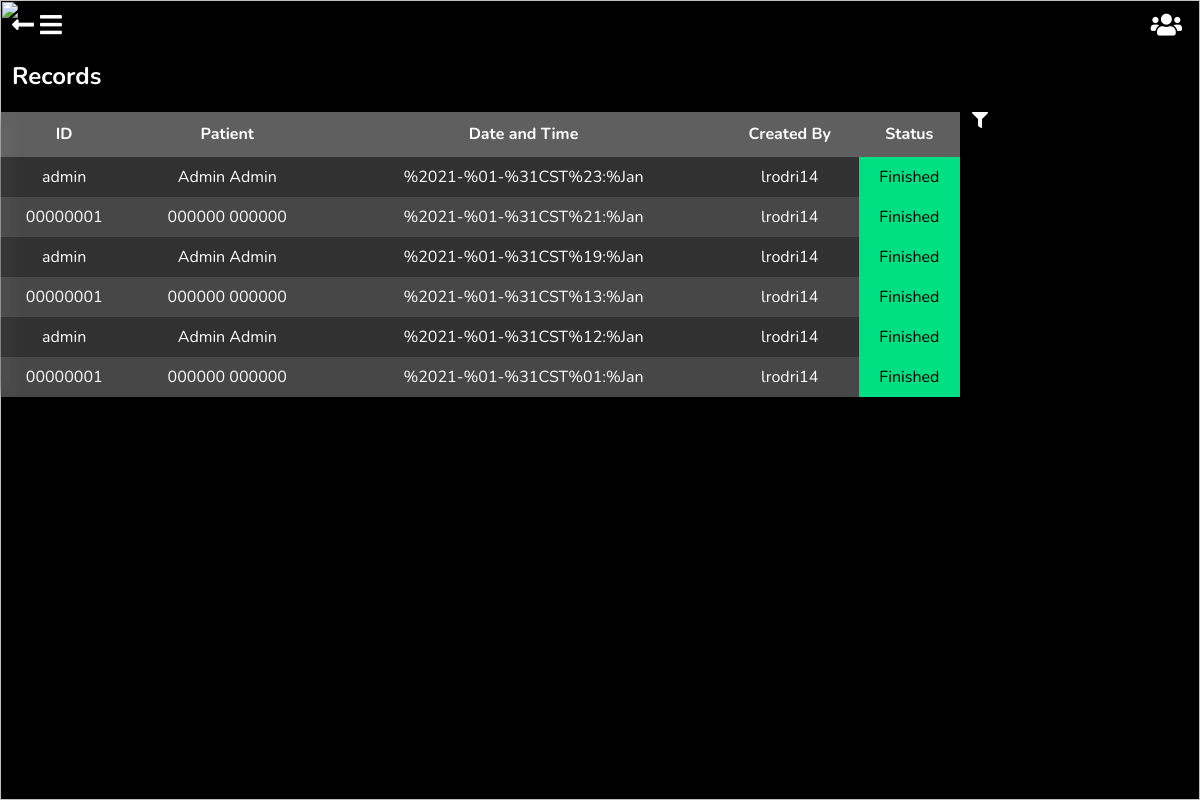
Page /records/ (signed in) on the committed database.
### appointments/models.py (models this page shows, shortened)
class Consult(models.Model):
    STATUS_CHOICES = (
        ('OPEN', 'Open'),
        ('CONFIRMED', 'Confirmed'),
        ('CANCELLED', 'Cancelled'),
        ('CLOSED', 'Closed'),
    )
    patient = models.ForeignKey(Patient, on_delete=models.CASCADE, blank=False, null=True, verbose_name='Patient', help_text='Patient assisting this consult', related_name='consult')
    datetime = models.DateTimeField('Date & Time', blank=False, null=True, help_text='Date the consult will be done')
    motive = models.TextField('Motive', blank=False, null=True, help_text='The motive of your assistance to the consult')
    suffering = models.TextField('Suffering', blank=False, null=True, help_text='What is the patient suffering?')
    charge = models.DecimalField('Charges', blank=False, null=True, max_digits=10, decimal_places=2, help_text='Charge Amount')
    created_by = models.ForeignKey(user, on_delete=models.CASCADE, blank=True, null=True, verbose_name='Created By')
    blood_pressure = models.FloatField('Blood Pressure', blank=True, null=True, help_text='Blood Pressure')
    temperature = models.FloatField('Temperature', blank=True, null=True, help_text='Corporal Temperature')
    weight = models.FloatField('Weight', blank=True, null=True, help_text='Weight')
    size = models.FloatField('Height', blank=True, null=True, help_text='Size')
    digestive_system = models.TextField('Digestive System', blank=True, null=True, help_text='Digestive System Analysis')
    endocrine_system = models.TextField('Endocrine System', blank=True, null=True, help_text='Endocrine System Analysis')
    renal_system = models.TextField('Renal System', blank=True, null=True, help_text='Renal System Analysis')
    lymphatic_system = models.TextField('Lymphatic System', blank=True, null=True, help_text='Lymphatic System Analysis')
    respiratory_system = models.TextField('Respiratory System', blank=True, null=True, help_text='Respiratory System Analysis')
    head_exploration = models.TextField('Head Exploration', blank=True, null=True, help_text='Head Exploration Analysis')
    thorax_exploration = models.TextField('Thorax Exploration', blank=True, null=True, help_text='Thorax Exploration Analysis')
    cie_10_group = models.OneToOneField(Cie10Group, on_delete=models.CASCADE, blank=True, null=True, help_text='CIE-10 group for the diagnose', verbose_name='CIE-10 Group')
    cie_10_detail = models.TextField('CIE-10 Detail', blank=True, null=True, help_text='CIE-10 Diagnose Details')
    diagnose = models.TextField('Diagnose', blank=True, null=True, help_text='Diagnose')
    procedure = models.TextField('Procedure', blank=True, null=True, help_text='Procedure')
    analysis = models.TextField('Analysis', blank=True, null=True, help_text='Analysis')
    notes = models.TextField('Notes', blank=True, null=True, help_text='Notes')
    drugs = models.ManyToManyField(Drug, blank=True, help_text='Drugs recommended', verbose_name='Drugs')
    indications = models.TextField('Indications', blank=True, null=True, help_text='Indications')
    actions = models.TextField('Actions', blank=True, null=True, help_text='Actions')
    prescription = models.FileField('Prescription', blank=True, null=True, help_text="Prescription", upload_to='appointments/prescriptions')
    testing = models.ManyToManyField(MedicalTest, blank=True, help_text='Pending Testing', verbose_name='Testing')
    instructions = models.CharField(max_length=512, blank=True, null=True, help_text='Instructions', verbose_name='Instructions')
    medical_status = models.BooleanField('Medical Status', blank=True, null=True, help_text='Handles the medical consult status', default=False)
    status = models.CharField('Status', max_length=10, blank=True, null=True, help_text='Handles the consult status', default=STATUS_CHOICES[0][0], choices=STATUS_CHOICES)
    lock = models.BooleanField('Lock', default=True, blank=False, null=True, help_text='Consult lock status')
    class Meta:
        unique_together = ['created_by', 'datetime']
        verbose_name = 'Consult'
        verbose_name_plural = 'Consults'

### patients/models.py (models this page shows, shortened)
class Patient(models.Model):
    GENDER_CHOICES = (
        ('F', 'Femenine'),
        ('M', 'Masculine'),
        ('O', 'Other'),
    )
    CIVIL_STATUS_CHOICES = (
        ('S', 'Single'),
        ('M', 'Married'),
        ('W', 'Widowed'),
        ('D', 'Divorced'),
        ('SP', 'Separated'),
    )
    id_number = models.CharField('ID Number', max_length=20, null=True, blank=True, help_text='Provide you ID Card Number')
    first_names = models.CharField("Patient's Name", max_length=50, null=False, blank=False, help_text="Patient's Name")
    last_names = models.CharField("Patient's Last Name", max_length=50, null=False, blank=False, help_text="Patient's Last Name")
    gender = models.CharField("Patient's Gender", max_length=20, null=True, blank=False, help_text='Gender', choices=GENDER_CHOICES)
    birthday = models.DateField("Patient's Birthday", help_text="Patients date of birth")
    phone_number = models.CharField('Phone Number', max_length=20, blank=True, null=True, help_text='Phone Number')
    email = models.EmailField("Patient's Email", null=True, blank=True, help_text='Email')
    civil_status = models.CharField(max_length=12, choices=CIVIL_STATUS_CHOICES)
    origin = models.CharField(max_length=50, choices=ORIGIN_CHOICES)
    residence = models.CharField(max_length=50, choices=LOCATION_CHOICES)
    created_by = models.ForeignKey(user, on_delete=models.CASCADE, blank=False, null=True, verbose_name='Created By')
    class Meta:
        verbose_name = 'Patient'
        verbose_name_plural = 'Patients'

### accounts/models.py (models this page shows, shortened)
class CustomUser(AbstractUser):
    ROLL_CHOICES = (
        ('Doctor', 'Doctor'),
        ('Assistant', 'Assistant'),
        ('Patient', 'Patient')
    )
    SPECIALITY_CHOICES = (
        ('ALLERGY & IMMUNOLOGY', 'Allergy & Immunology'),
        ('ANESTHESIOLOGY', 'Anesthesiology'),
        ('DERMATOLOGY', 'Dermatology'),
        ('DENTIST', 'Dentist'),
        ('DIAGNOSTIC RADIOLOGY', 'Diagnostic Radiology'),
        ('EMERGENCY MEDICINE', 'Emergency Medicine'),
        ('FAMILY MEDICINE', 'Family Medicine'),
        ('INTERNAL MEDICINE', 'Internal Medicine'),
        ('MEDICAL GENETICS', 'Medical Genetics'),
        ('NEUROLOGY', 'Neurology'),
        ('NUCLEAR MEDICINE', 'Nuclear Medicine'),
        ('OBSTETRICS AND GYNECOLOGY', 'Obstetrics & Gynechology'),
        ('OPHTHALMOLOGY', 'Ophthalmolgy'),
        ('PATHOLOGY', 'Pathology'),
        ('PEDIATRICS', 'Pediatrics'),
        ('PHYSICAL MEDICINE & REHABILITATION', 'Physical Medicine & Rehabilitation'),
        ('PREVENTIVE MEDICINE', 'Preventive Medicine'),
        ('PSYCHIATRY', 'Psychiatry'),
        ('RADIATION ONCOLOGY', 'Radiation Oncology'),
        ('SURGERY', 'Surgery'),
        ('UROLOGY', 'Urology'),
    )
    email = models.EmailField(blank=False, unique=True)
    roll = models.CharField('Roll', max_length=25, blank=False, help_text='Choose the roll you will acquire in this account.', choices=ROLL_CHOICES)
    speciality = models.CharField('Speciality', max_length=100, blank=True, help_text='If your roll is (A, Assistant), leave this field blank.', choices=SPECIALITY_CHOICES)

### records/views.py (the view)
# urls.py: path('records/', include('records.urls')),
def records(request):
    records_list = Consult.objects.filter(created_by=request.user, medical_status=True).order_by('-datetime')
    form = RecordsDateFilterForm
    template = 'records/records_list.html'
    context = {'records': records_list, 'form': form}
    return render(request, template, context)

### records/templates/records/records_list.html (shortened to what this page needs)
{% extends 'base.html' %}
{% load static %}
{% block return %}<a href="{% url 'home:home' %}"><i class="fas fa-long-arrow-alt-left"></i></a>{% endblock %}
{% block body_block %}
<link rel="stylesheet" href="{% static 'records/css/records_list.css' %}">
<h2>Records</h2>
{% if records %}
    <div class="wrapper">
        <div class="data-table">
            <table>
                <thead>
                    <tr id="heading">
                        <th>ID</th>
                        <th>Patient</th>
                        <th>Date and Time</th>
                        <th>Created By</th>
                        <th>Status</th>
                    </tr>
                </thead>
                <tbody>
                    {% include 'records/partial_records_list.html' %}
                </tbody>
            </table>
        </div>
        <div>
            <i class="fas fa-filter"></i>
         </div>
    </div>
{% else %}
    <p id="no-records">There are no records filled</p>
{% endif %}
{% endblock %}

### records/templates/records/partial_records_list.html
{% load static %}
{% if records %}
    {% for r in records %}
        <tr onclick="window.location='{% url 'appointments:consult_details' r.pk %}'">
            <td>{{ r.patient.id_number }}</td>
            <td>{{ r.patient.first_names }} {{ r.patient.last_names }}</td>
            <td>{{ r.datetime }}</td>
            <td>{{ r.created_by }}</td>
            <td id="status-1">Finished</td>
        </tr>
    {% endfor %}
{% endif %}

### static/base/css/base.css (style rules this page uses)
body { font-family: 'Nunito', sans-serif; padding: 0; margin: 0; color: #FFFFFF; overflow: hidden; }
h1,h2,h3,h4,h5,h6 { color: #FFFFFF; }
.data-table { max-height: 767px; overflow-y: auto; }
#status-1 { background-color: #00E083; color: #000000; height: 100%; }
.fa-long-arrow-alt-left { position: relative; font-size: 25px; transition: 0.5s; margin-top: 1%; margin-left: 1%; }
.fa-filter { float: left; transition: 0.5s; }
a { text-decoration: none; color: #FFFFFF; }

### records/static/records/css/records_list.css (style rules this page uses)
.wrapper { display: grid; grid-template-columns: 80% 18%; grid-gap: 1%; }
h2 { margin-left: 1%; }
.data-table { max-height: 766px; }
table { margin: auto; width: 100%; border-collapse: collapse; background-color: rgba(255,255,255,0.1); backdrop-filter: blur(10px); -webkit-backdrop-filter: blur(10px); background-clip: padding-box; animation: show-up 0.5s linear forwards; }
#heading { cursor: default; line-height: 25px; background-color: rgba(255,255,255,0.3); }
tr { cursor: pointer; line-height: 20px; margin: 10px; transition: 0.5s; background-color: rgba(255,255,255,0.3); animation: show-up 0.5s linear forwards; }
tr th { padding-top: 10px; padding-bottom: 10px; }
tr td { padding-top: 10px; padding-bottom: 10px; text-align: center; }
tr:nth-child(odd) { background-color: rgba(255,255,255,0.1); transition: 0.5s; }
tr:nth-child(even) { background-color: rgba(255,255,255,0.2); transition: 0.5s; }
.fa-filter { cursor: pointer; float: left; transition: 0.5s; }

### rows in the picture
Consult: patient.id_number "admin", patient.first_names "Admin", patient.last_names "Admin", datetime "%2021-%01-%31CST%23:%Jan", created_by "lrodri14"
Consult: patient.id_number "00000001", patient.first_names "000000", patient.last_names "000000", datetime "%2021-%01-%31CST%21:%Jan", created_by "lrodri14"
Consult: patient.id_number "admin", patient.first_names "Admin", patient.last_names "Admin", datetime "%2021-%01-%31CST%19:%Jan", created_by "lrodri14"
Consult: patient.id_number "00000001", patient.first_names "000000", patient.last_names "000000", datetime "%2021-%01-%31CST%13:%Jan", created_by "lrodri14"
Consult: patient.id_number "admin", patient.first_names "Admin", patient.last_names "Admin", datetime "%2021-%01-%31CST%12:%Jan", created_by "lrodri14"
Consult: patient.id_number "00000001", patient.first_names "000000", patient.last_names "000000", datetime "%2021-%01-%31CST%01:%Jan", created_by "lrodri14"
